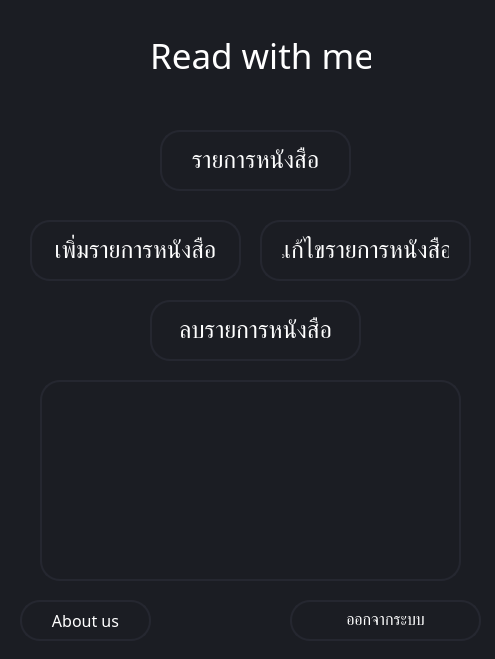
<?xml version="1.0" encoding="UTF-8"?>
<ui version="4.0">
 <class>uiHomePage</class>
 <widget class="QDialog" name="uiHomePage">
  <property name="geometry">
   <rect>
    <x>0</x>
    <y>0</y>
    <width>495</width>
    <height>659</height>
   </rect>
  </property>
  <property name="windowTitle">
   <string>Dialog</string>
  </property>
  <property name="autoFillBackground">
   <bool>false</bool>
  </property>
  <property name="styleSheet">
   <string notr="true">background-color: rgb(27, 29, 35);</string>
  </property>
  <widget class="QLabel" name="label">
   <property name="geometry">
    <rect>
     <x>150</x>
     <y>30</y>
     <width>221</width>
     <height>51</height>
    </rect>
   </property>
   <property name="font">
    <font>
     <family>Cloud Light</family>
     <pointsize>26</pointsize>
    </font>
   </property>
   <property name="styleSheet">
    <string notr="true">QLabel {
	Color: #FFF
}</string>
   </property>
   <property name="text">
    <string>Read with me</string>
   </property>
  </widget>
  <widget class="QPushButton" name="signoutButton">
   <property name="geometry">
    <rect>
     <x>290</x>
     <y>600</y>
     <width>191</width>
     <height>41</height>
    </rect>
   </property>
   <property name="font">
    <font>
     <family>Cloud Light</family>
     <pointsize>12</pointsize>
    </font>
   </property>
   <property name="styleSheet">
    <string notr="true">QPushButton {
	border: 2px solid rgb(37,39,48);
	border-radius: 20px;
	color: #FFF;
	padding-left: 20px;
	padding-right: 20px;
}
QPushButton:hover {
	border: 2px solid rgb(48, 50, 62);
}
QPushButton:hover:pressed
{
  border: 2px solid rgb(255, 73, 73);
}</string>
   </property>
   <property name="text">
    <string>ออกจากระบบ</string>
   </property>
  </widget>
  <widget class="QListWidget" name="listWidget">
   <property name="geometry">
    <rect>
     <x>40</x>
     <y>380</y>
     <width>421</width>
     <height>201</height>
    </rect>
   </property>
   <property name="styleSheet">
    <string notr="true">QListWidget {
	border: 2px solid rgb(37,39,48);
	border-radius: 20px;
	color: #FFF;
	padding-left: 20px;
	padding-right: 20px;
}
QListWidget:hover {
	border: 2px solid rgb(48, 50, 62);
}
QListWidget:hover:pressed
{
  border: 2px solid rgb(255, 73, 73);
}</string>
   </property>
  </widget>
  <widget class="QPushButton" name="bookList">
   <property name="geometry">
    <rect>
     <x>160</x>
     <y>130</y>
     <width>191</width>
     <height>61</height>
    </rect>
   </property>
   <property name="font">
    <font>
     <family>Cloud Light</family>
     <pointsize>18</pointsize>
    </font>
   </property>
   <property name="styleSheet">
    <string notr="true">QPushButton {
	border: 2px solid rgb(37,39,48);
	border-radius: 20px;
	color: #FFF;
	padding-left: 20px;
	padding-right: 20px;
}
QPushButton:hover {
	border: 2px solid rgb(48, 50, 62);
}
QPushButton:hover:pressed
{
  border: 2px solid rgb(255, 73, 73);
}</string>
   </property>
   <property name="text">
    <string>รายการหนังสือ</string>
   </property>
  </widget>
  <widget class="QPushButton" name="bookAdd">
   <property name="geometry">
    <rect>
     <x>30</x>
     <y>220</y>
     <width>211</width>
     <height>61</height>
    </rect>
   </property>
   <property name="font">
    <font>
     <family>Cloud Light</family>
     <pointsize>18</pointsize>
    </font>
   </property>
   <property name="styleSheet">
    <string notr="true">QPushButton {
	border: 2px solid rgb(37,39,48);
	border-radius: 20px;
	color: #FFF;
	padding-left: 20px;
	padding-right: 20px;
}
QPushButton:hover {
	border: 2px solid rgb(48, 50, 62);
}
QPushButton:hover:pressed
{
  border: 2px solid rgb(255, 73, 73);
}</string>
   </property>
   <property name="text">
    <string>เพิ่มรายการหนังสือ</string>
   </property>
  </widget>
  <widget class="QPushButton" name="bookEdit">
   <property name="geometry">
    <rect>
     <x>260</x>
     <y>220</y>
     <width>211</width>
     <height>61</height>
    </rect>
   </property>
   <property name="font">
    <font>
     <family>Cloud Light</family>
     <pointsize>18</pointsize>
    </font>
   </property>
   <property name="styleSheet">
    <string notr="true">QPushButton {
	border: 2px solid rgb(37,39,48);
	border-radius: 20px;
	color: #FFF;
	padding-left: 20px;
	padding-right: 20px;
}
QPushButton:hover {
	border: 2px solid rgb(48, 50, 62);
}
QPushButton:hover:pressed
{
  border: 2px solid rgb(255, 73, 73);
}</string>
   </property>
   <property name="text">
    <string>แก้ไขรายการหนังสือ</string>
   </property>
  </widget>
  <widget class="QPushButton" name="bookDelete">
   <property name="geometry">
    <rect>
     <x>150</x>
     <y>300</y>
     <width>211</width>
     <height>61</height>
    </rect>
   </property>
   <property name="font">
    <font>
     <family>Cloud Light</family>
     <pointsize>18</pointsize>
    </font>
   </property>
   <property name="styleSheet">
    <string notr="true">QPushButton {
	border: 2px solid rgb(37,39,48);
	border-radius: 20px;
	color: #FFF;
	padding-left: 20px;
	padding-right: 20px;
}
QPushButton:hover {
	border: 2px solid rgb(48, 50, 62);
}
QPushButton:hover:pressed
{
  border: 2px solid rgb(255, 73, 73);
}</string>
   </property>
   <property name="text">
    <string>ลบรายการหนังสือ</string>
   </property>
  </widget>
  <widget class="QPushButton" name="aboutusButton">
   <property name="geometry">
    <rect>
     <x>20</x>
     <y>600</y>
     <width>131</width>
     <height>41</height>
    </rect>
   </property>
   <property name="font">
    <font>
     <family>Cloud Light</family>
     <pointsize>12</pointsize>
    </font>
   </property>
   <property name="styleSheet">
    <string notr="true">QPushButton {
	border: 2px solid rgb(37,39,48);
	border-radius: 20px;
	color: #FFF;
	padding-left: 20px;
	padding-right: 20px;
}
QPushButton:hover {
	border: 2px solid rgb(48, 50, 62);
}
QPushButton:hover:pressed
{
  border: 2px solid rgb(255, 73, 73);
}</string>
   </property>
   <property name="text">
    <string>About us</string>
   </property>
  </widget>
 </widget>
 <resources/>
 <connections/>
</ui>
